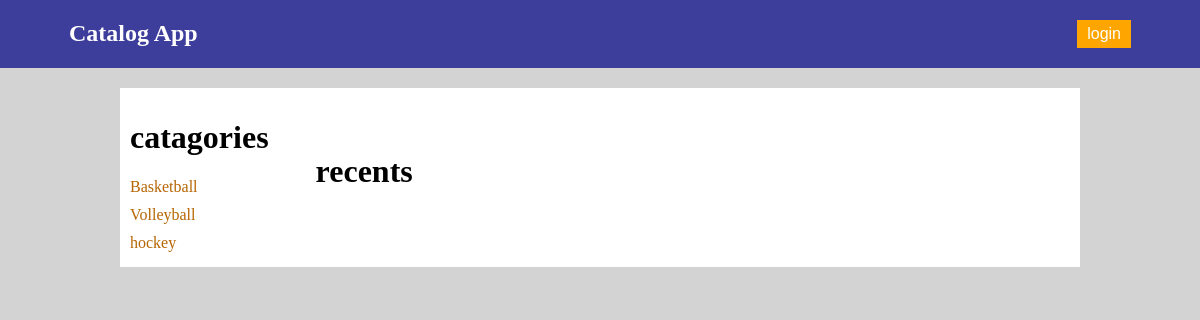
The app's page /catalog/, older data.
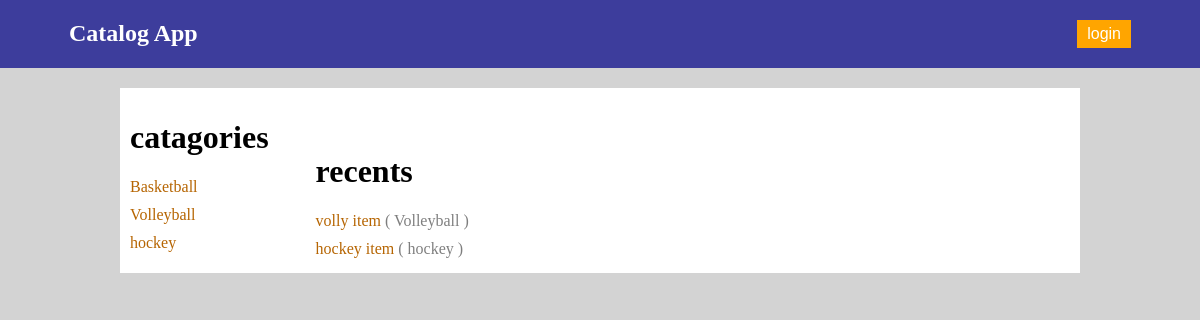
The same page, newer data.
### db_setup.py (models this page shows, shortened)
class Category(Base):
    __tablename__ = 'category'
    id = Column(Integer, primary_key=True)
    name = Column(String(100), nullable=False)

class CatItem(Base):
    __tablename__ = 'cat_item'
    title = Column(String(100), nullable=False)
    id = Column(Integer, primary_key=True)
    description = Column(String(1000))
    cat_id = Column(Integer, ForeignKey('category.id'))
    category = relationship(Category)
    user_id =Column(Integer,ForeignKey('user.id'), nullable=False)
    user =relationship(User)

### application.py (the view)
@app.route('/')
@app.route('/catalog/')
def showCategories():
    categories = session.query(Category).order_by(asc(Category.name))
    log = session.query(CatItem).join(Log).order_by(desc(Log.time)).all()
    not_user = True
    if 'username' in login_session:
        not_user = False
    return render_template("categories.html", categories=categories, log=log,
                           not_user=not_user, login_session=login_session)

### templates/categories.html (shortened to what this page needs)
{% extends "main.html" %}
{% block content %}
<div class="container-right">
    <h1>
        catagories
    </h1>
    {% for category in categories %}
        <div class="row">
                <a class="links" href = "{{url_for('showCatItems', category_name = category.name)}}">
                    {{category.name}}
                </a>
        </div>
    {% endfor %}
</div>
<div >
    <h1>recents</h1>
    {%for item in log %}
        <div class="row">
            <a class="links" href="{{url_for('showItemDetail',item_title =item.title,category_name='None')}}">
                {{item.title}}
            </a>
            <span style="opacity: 0.5;">( {{item.category.name}} )</span>
        </div>
    {% endfor %}
</div>
{% endblock %}

### templates/main.html (shortened to what this page needs)
<!DOCTYPE html>
<html>
    <head>
            <link rel=stylesheet type=text/css href="{{ url_for('static', filename='style.css') }}">
    </head>
    <body>
        {% include "header.html" %}
        <div class="container">
            {% block content %}
            {% endblock %}
        </div>
    </body>
</html>

### templates/header.html (shortened to what this page needs)
<div class="header">
	<div class="item_left">
		<a href="{{url_for('showCategories')}}">
			<span class="title white" >Catalog App</span>
		</a>
	</div>
	<div class="item_right ">
		<div> {% if not_user %}
				<a href="{{url_for('showLogin')}}">
				<button class="auoth_btn">
				<span class="white" >login</span>
				</button>
				</a>
			{% endif %}
		</div>
	</div>
</div>

### static/style.css (style rules this page uses)
:root { --top-color:#3d3d9c; --login-color:orange; --text-header-color:white; --links-color:rgb(182, 101, 2); --flash-color:white; --flash-back-color:green; }
a { text-decoration: none; }
.title { font-size: 150%; font-weight: bold; }
body { background-color: lightgray; margin: 0px 0px 0px 0px ; }
.header { display: flow-root; background-color: var(--top-color); padding: 20px 10px 20px 10px; }
.item_left { float: left; margin-left: 5%; }
.item_right { float: right; margin-right: 5%; }
.auoth_btn { background-color: var(--login-color); border-width: 0; font-size: 100%; padding: 5px 10px 5px 10px; }
.white { color: var(--text-header-color); }
.container { display: flex; background-color: white; margin: 20px 10% auto 10%; padding: 10px 10px 10px 10px ; }
.container-right { padding-right: 5%; }
.links { color: var(--links-color); }
.row { margin: 10px auto 5px auto; }

Row changes from the older to the newer data that the page shows:
added CatItem: title "volly item", category.name "Volleyball"
added CatItem: title "hockey item", category.name "hockey"
